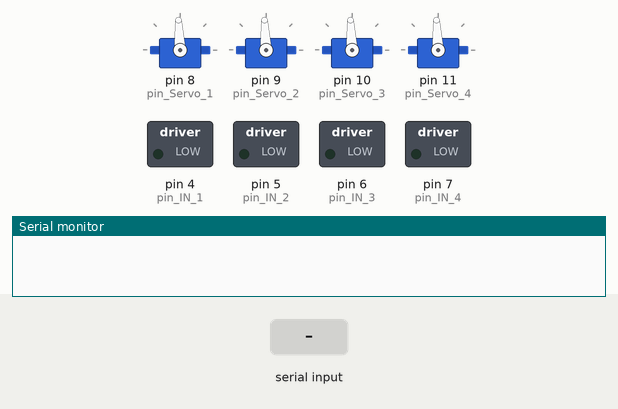
A sketch run on a simulated Arduino Uno, built with avr-gcc and run on an emulated ATmega328P. Parts: 4 × servo, switched loads named in the sketch (green lamp = pin HIGH), the last lines printed to the serial monitor. The test bench sets the inputs (shaded band).

Above: at 1.2 s.
1.3 s: "0\n" received over Serial
At 1.9 s:
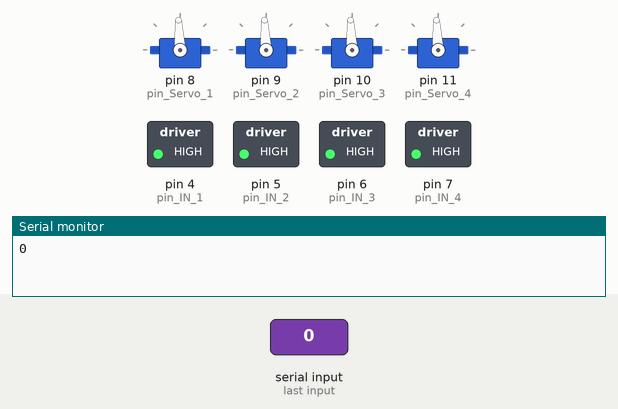
2.8 s: "W\n" received over Serial
At 4.0 s:
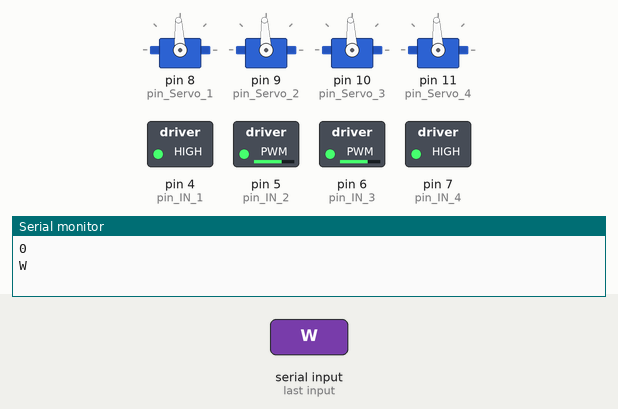
4.3 s: "S\n" received over Serial
At 5.4 s:
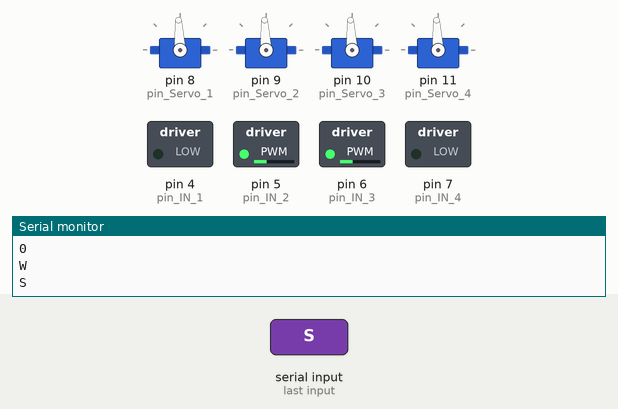
5.8 s: "4\n" received over Serial
At 6.5 s:
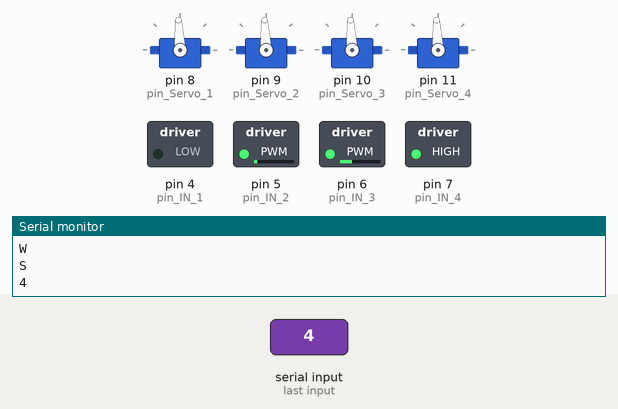
7.3 s: "2\n" received over Serial
At 7.7 s:
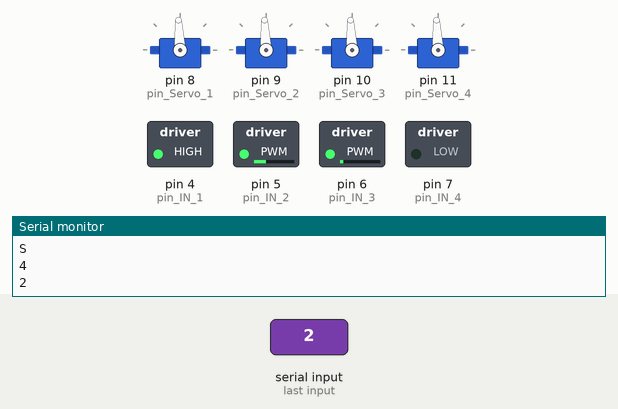
8.8 s: "0\n" received over Serial
At 10.0 s:
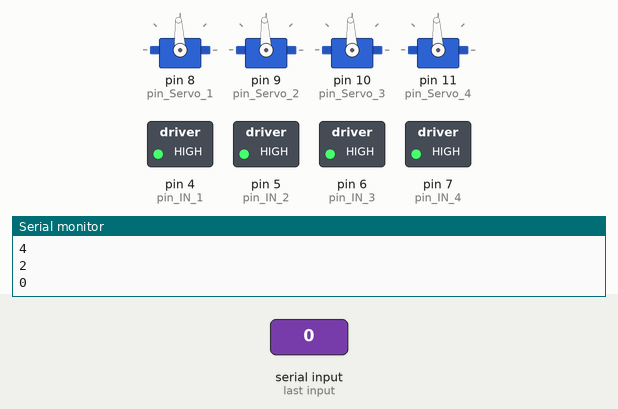
Timing chart, 0 to 11.3 s (numbered marks = the images above; inputs shaded):
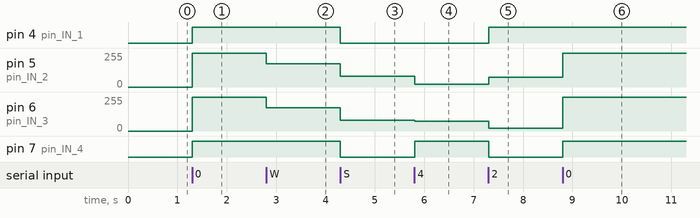

Measured:
- after the input at 1.3 s, pin 4 (pin_IN_1), pin 7 (pin_IN_4): LOW → HIGH at once; pin 5 (pin_IN_2), pin 6 (pin_IN_3): 0/255 → 255/255 at once
- after the input at 2.8 s, pin 5 (pin_IN_2), pin 6 (pin_IN_3): 255/255 → 175/255 at once
- after the input at 4.3 s, pin 4 (pin_IN_1), pin 7 (pin_IN_4): HIGH → LOW at once; pin 5 (pin_IN_2), pin 6 (pin_IN_3): 175/255 → 80/255 at once
- after the input at 5.8 s, pin 5 (pin_IN_2): 80/255 → 20/255 at once; pin 6 (pin_IN_3): 80/255 → 75/255 at once; pin 7 (pin_IN_4): LOW → HIGH at once
- after the input at 7.3 s, pin 4 (pin_IN_1): LOW → HIGH at once; pin 5 (pin_IN_2): 20/255 → 75/255 at once; pin 6 (pin_IN_3): 75/255 → 20/255 at once; pin 7 (pin_IN_4): HIGH → LOW at once
- after the input at 8.8 s, pin 5 (pin_IN_2): 75/255 → 255/255 at once; pin 6 (pin_IN_3): 20/255 → 255/255 at once; pin 7 (pin_IN_4): LOW → HIGH at once

The sketch:

carControlV1.ino
```cpp
#include <Servo.h>

#define pin_IN_1 4
#define pin_IN_2 5
#define pin_IN_3 6
#define pin_IN_4 7

#define pin_Servo_1 8
#define pin_Servo_2 9
#define pin_Servo_3 10
#define pin_Servo_4 11

Servo Servo_1;
Servo Servo_2;
Servo Servo_3;
Servo Servo_4;

int S1 = 1500;
int S2 = 1500;
int S3 = 1500;
int S4 = 1500;

int speed = 80;
int turn = 100;
int step = 50;
int stepMin = 1000;
int stepMax = 2000;

int mode = 0;
char rdata;
String data = "";

void setup(){
    Serial.begin(9600);

    pinMode(pin_IN_1, OUTPUT);
    pinMode(pin_IN_2, OUTPUT);
    pinMode(pin_IN_3, OUTPUT);
    pinMode(pin_IN_4, OUTPUT);

    Servo_1.attach(pin_Servo_1);
    Servo_2.attach(pin_Servo_2);
    Servo_3.attach(pin_Servo_3);
    Servo_4.attach(pin_Servo_4);

}


void MotorControll(int sp, int t){

    t *= turn;
    int leftSpeed = sp - t;
    int rightSpeed = sp + t;
    if( leftSpeed > 255 ) leftSpeed = 255;
    else if( leftSpeed < -255 ) leftSpeed = -255;
    if( rightSpeed > 255 ) rightSpeed = 255;
    else if( rightSpeed < -255 ) rightSpeed = -255;


    if(leftSpeed < 0){
        analogWrite(pin_IN_2,abs(leftSpeed));
        digitalWrite(pin_IN_1,0);
    }
    else {
        leftSpeed -= 255;
        analogWrite(pin_IN_2,abs(leftSpeed));
        digitalWrite(pin_IN_1,1);
    }
    if(rightSpeed < 0){
        analogWrite(pin_IN_3,abs(rightSpeed));
        digitalWrite(pin_IN_4,0);
    }
    else {
        rightSpeed -= 255;
        analogWrite(pin_IN_3,abs(rightSpeed));
        digitalWrite(pin_IN_4,1);
    }
}

void ArmControll(){
    Servo_1.writeMicroseconds(S1);
    Servo_2.writeMicroseconds(S2);
    Servo_3.writeMicroseconds(S3);
    Servo_4.writeMicroseconds(S4);
}

void mode_0(String dt){
    if(dt == "0") MotorControll(0,0);
    else if(dt == "W") MotorControll(speed,0);
    else if(dt == "4") MotorControll(speed,1);
    else if(dt == "S") MotorControll(-speed,0);
    else if(dt == "2") MotorControll(speed,-1);
}

void mode_1(String dt){
    if(dt == "0"){    }
    else if(dt == "2"){
        S1 +=step;
        if(S1 > stepMax) S1 = stepMax;
    }
    else if(dt == "4"){
        S1 -=step;
        if(S1 < stepMin) S1 = stepMin;
    }
    else if(dt == "1"){
        S2 +=step;
        if(S2 > stepMax) S2 = stepMax;
    }
    else if(dt == "3"){
        S2 -=step;
        if(S2 < stepMin) S2 = stepMin;
    }
    else if(dt == "S"){
        S3 +=step;
        if(S3 > stepMax) S3 = stepMax;
    }
    else if(dt == "W"){
        S3 -=step;
        if(S3 < stepMin) S3 = stepMin;
    }
    else if(dt == "A") {
        S4 +=step;
        if(S4 > stepMax) S4 = stepMax;
    }
    else if(dt == "D") {
        S4 -=step;
        if(S4 < stepMin) S4 = stepMin;
    }
}

void ReadBluetooth(){
    if(Serial.available()){
        rdata = Serial.read();
        if (rdata == '\n') {
            Serial.println(data);
            if(data =="Off") mode = 0;
            else if(data == "On")mode = 1;
            if(mode == 0) mode_0(data);
            if(mode == 1) mode_1(data);

            data= "";
        }
        else data = data + rdata;
    }
}

void loop(){
    ReadBluetooth();
    ArmControll();
}
```
